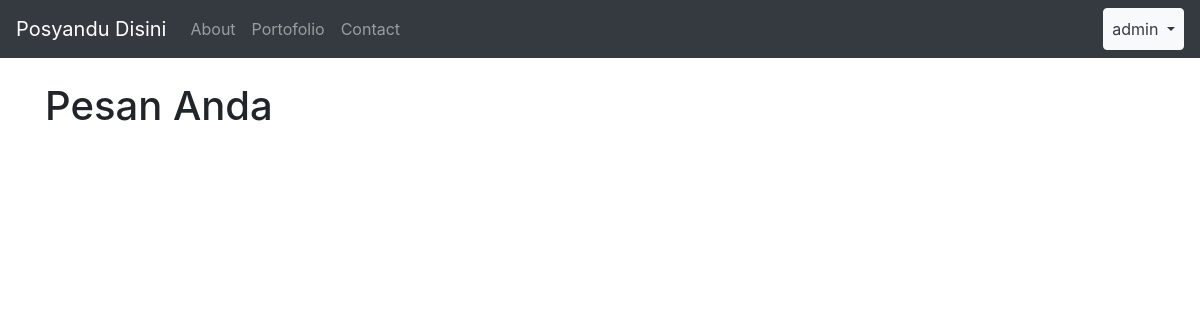
Page /auth/pesan/ (signed in) on the earlier database version.
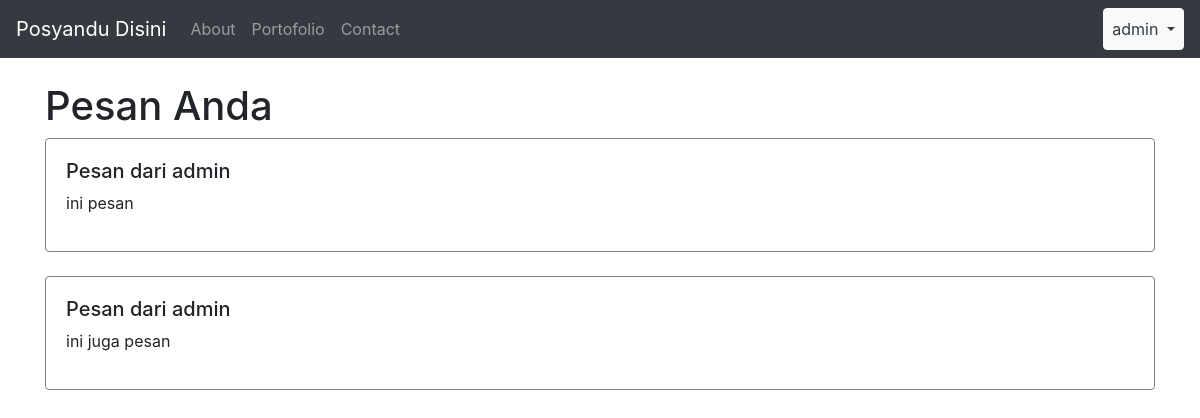
Same page on the later database version.
### user/models.py (models this page shows, shortened)
class PesanStaff(models.Model):
	isi = models.TextField()
	untuk = models.ForeignKey(settings.AUTH_USER_MODEL, on_delete=models.CASCADE)

### user/views.py (the view)
# urls.py: path('pesan/', views.pesan, name="pesan"),
def pesan(request):
	semua_pesan = models.PesanStaff.objects.filter(untuk=request.user)
	return render(request, "user/pesan.html", {'semua_pesan':semua_pesan})

### templates/user/pesan.html (shortened to what this page needs)
<!DOCTYPE html>
<html>
<head>
	<link rel="stylesheet" href="https://stackpath.bootstrapcdn.com/bootstrap/4.5.2/css/bootstrap.min.css">
	<link rel="stylesheet" href="">
	{% include "navbar.html" %}
</head>
<body>
	<div class="container">
		<br>
		<h1>Pesan Anda</h1>
		<div class="rounded">
		{% for pesan in semua_pesan %}
		<div class="media rounded" style="padding: 20px; border: solid 1px grey">
			<div class="media-body">
				<h5 class="mt-0">Pesan dari admin</h5>
				<p>{{pesan.isi}}</p>
			</div>
		</div>
		<br>
		{% endfor %}
		</div>
	</div>
</body>
</html>

### templates/navbar.html (shortened to what this page needs)
<nav class="navbar navbar-expand-lg navbar-dark bg-dark">
  <a class="navbar-brand" href="/">Posyandu Disini</a>
  <div class="collapse navbar-collapse" id="navbarNavAltMarkup">
    <div class="navbar-nav">
      <a class="nav-link" href="#">About</a>
      <a class="nav-link" href="{% url 'portofolio:portofolio' %}">Portofolio</a>
      <a class="nav-link" href="#">Contact</a>
    </div>
  </div>
  {% if not request.user.is_authenticated %}
    <a class="btn btn-success my-2 my-sm-0" href="{% url 'auth:signin' %}">Sign In</a>
  {% else %}
    <ul class="navbar-nav">
    <li class="nav-item dropdown">
        <a class="nav-link btn btn-light text-dark dropdown-toggle" href="#" id="navbarDropdownMenuLink" role="button" data-toggle="dropdown" aria-haspopup="true" aria-expanded="false">
          {{request.user}}
        </a>
      </li>
    </ul>
  {% endif %}
</nav>

Differences in the rows shown:
added PesanStaff: isi "ini pesan"
added PesanStaff: isi "ini juga pesan"
